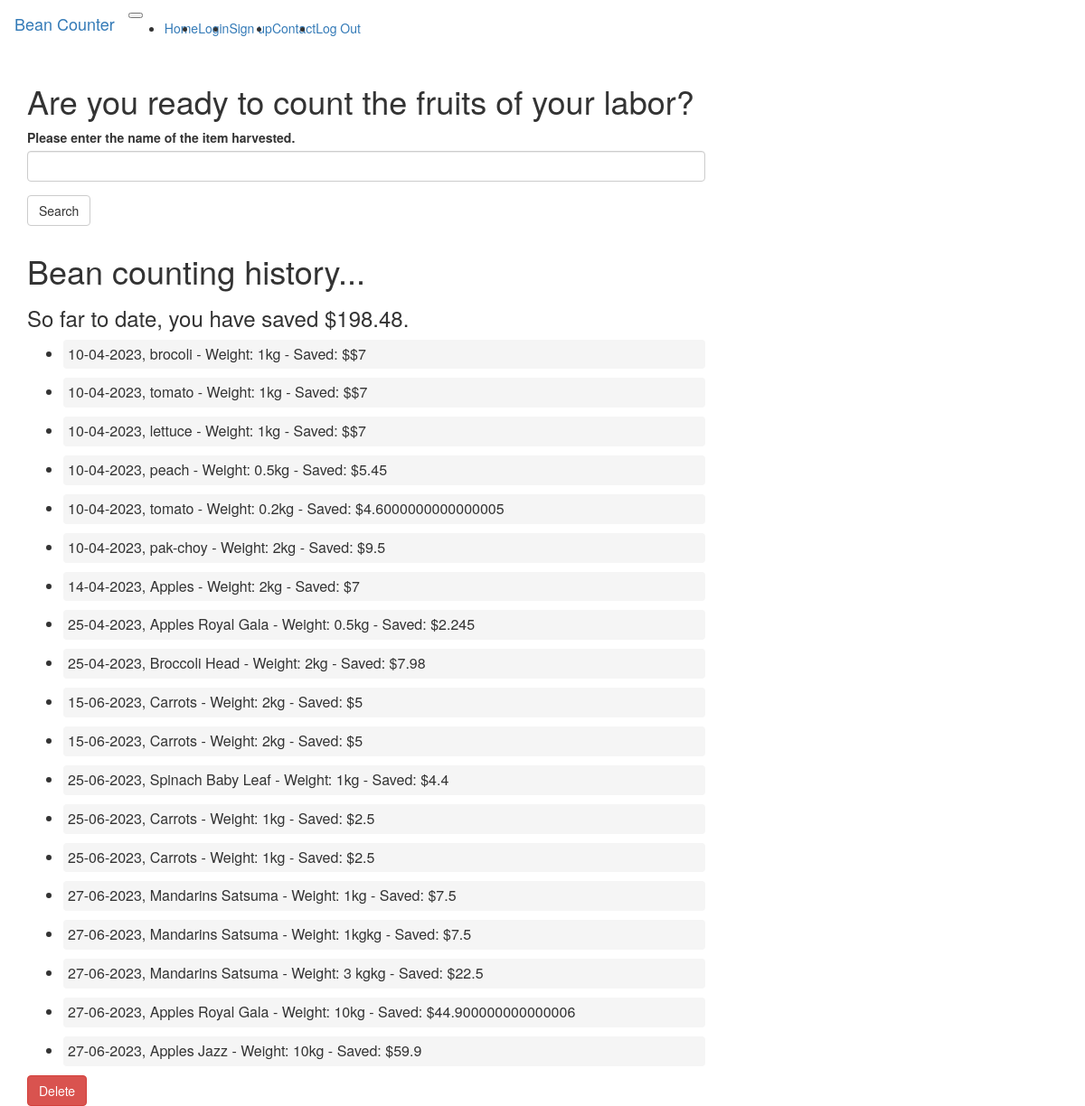
/userpage (signed in), run on an earlier commit of the app's database.
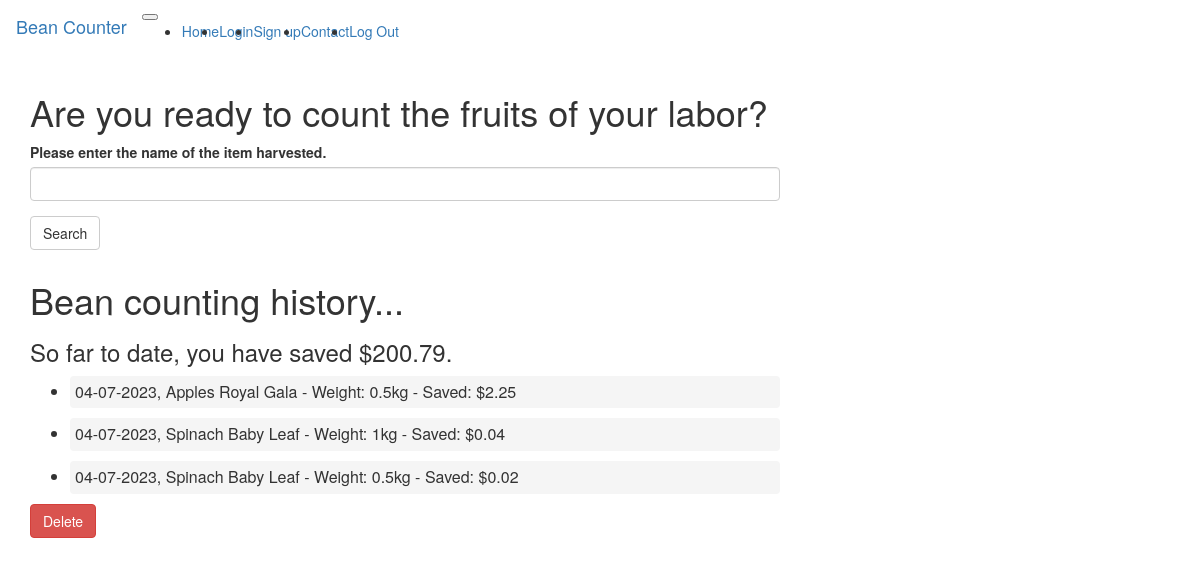
And on a later commit of the database.
### main.py (models this page shows, shortened)
class History(db.Model):
    id = db.Column(db.Integer, primary_key=True)
    date = db.Column(db.Date, nullable=False)
    produce = db.Column(db.String(100), nullable=False)
    weight = db.Column(db.Integer, nullable=False)
    price = db.Column(db.Integer, nullable=False)
    user_id = db.Column(db.Integer, db.ForeignKey('user.id'), nullable=False)

### main.py (the view)
@app.route('/userpage', methods=['GET','POST'])
def userinfo():
    user_id = session.get('user_id')
    if not session.get('logged_in') :
        return redirect('/login')
    data = History.query.filter_by(user_id=user_id).all()
    form = EnterProduce()
    saved_result = db.session.execute(db.select(User).filter_by(id=user_id)).scalar_one()
    if form.validate_on_submit():
        if form.search.data:
            print("if statement through ")
            produce_harvested = form.produce_name.data
            items = CountdownPrice.query.filter(CountdownPrice.produce_formatted.like(f'%{produce_harvested}%')).all()
            if not items:
                error_message = "Sorry, that item is not in our database. Please contact us to add it."
                return render_template("user_page.html", form=form, user_id=user_id, error=error_message)
            for item in items:
                print(item.produce_formatted)
            return render_template('selection_page.html', produce_list=items)
    else:
        return render_template("user_page.html", form=form, history=data, user_id=user_id, total=str(round(saved_result.total_saved, 2)))

### main.py
class EnterProduce(FlaskForm):
    produce_name = StringField("Please enter the name of the item harvested.", validators=[DataRequired()], render_kw={"id": "search"})
    search = SubmitField('Search')

### templates/user_page.html (shortened to what this page needs)
{% extends 'my_base.html' %}
{% import "bootstrap/wtf.html" as wtf %}
{% block head %}
    {{ super() }}
{% endblock %}
{% block content %}
<div class="container">
  <div class="row">
    <div class="col-md-10 col-lg-8 mx-lg-auto mx-md-auto">
      <h1 class="pt-5 pb-2">Are you ready to count the fruits of your labor?</h1>
      {{ wtf.quick_form(form) }}
    </div>
  </div>
</div>
<div class="container">
  <div class="row">
    <div class="col-md-10 col-lg-8 mx-lg-auto mx-md-auto">
    {% if total != '0' %}
      <h1 class="pt-5 pb-2">Bean counting history...</h1>
      <div>
        <h3>So far to date, you have saved ${{total}}. </h3>
        {% endif %}
      </div>
        <ul>
          {% if history %}
            {% for item in history %}
            <li class="list-item"> {{ item.date.strftime("%d-%m-%Y") }},    {{item.produce}} -    Weight: {{item.weight}}kg -   Saved: ${{item.price}} </li>
          {% endfor %}
          {% endif %}
        </ul>
      <form action="{{ url_for('delete_history', user_id=user_id) }}" method="POST">
    <button type="submit" class="btn btn-danger">Delete</button>
</form>
    </div>
  </div>
</div>
{% endblock %}

What changed in the data, as far as the page shows it:
removed History: date "10-04-2023", produce "brocoli", weight "1", price "$7"
removed History: date "10-04-2023", produce "tomato", weight "1", price "$7"
removed History: date "10-04-2023", produce "lettuce", weight "1", price "$7"
removed History: date "10-04-2023", produce "peach", weight "0.5", price "5.45"
removed History: date "10-04-2023", produce "tomato", weight "0.2", price "4.6000000000000005"
removed History: date "10-04-2023", produce "pak-choy", weight "2", price "9.5"
removed History: date "14-04-2023", produce "Apples", weight "2", price "7"
removed History: date "25-04-2023", produce "Apples Royal Gala", weight "0.5", price "2.245"
removed History: date "25-04-2023", produce "Broccoli Head", weight "2", price "7.98"
removed History: date "15-06-2023", produce "Carrots", weight "2", price "5"
removed History: date "15-06-2023", produce "Carrots", weight "2", price "5"
removed History: date "25-06-2023", produce "Spinach Baby Leaf", weight "1", price "4.4"
removed History: date "25-06-2023", produce "Carrots", weight "1", price "2.5"
removed History: date "25-06-2023", produce "Carrots", weight "1", price "2.5"
removed History: date "27-06-2023", produce "Mandarins Satsuma", weight "1", price "7.5"
removed History: date "27-06-2023", produce "Mandarins Satsuma", weight "1kg", price "7.5"
removed History: date "27-06-2023", produce "Mandarins Satsuma", weight "3 kg", price "22.5"
removed History: date "27-06-2023", produce "Apples Royal Gala", weight "10", price "44.900000000000006"
removed History: date "27-06-2023", produce "Apples Jazz", weight "10", price "59.9"
added History: date "04-07-2023", produce "Apples Royal Gala", weight "0.5", price "2.25"
added History: date "04-07-2023", produce "Spinach Baby Leaf", weight "1", price "0.04"
added History: date "04-07-2023", produce "Spinach Baby Leaf", weight "0.5", price "0.02"
Also different on the page:
{{ total }}: "198.48" → "200.79"
